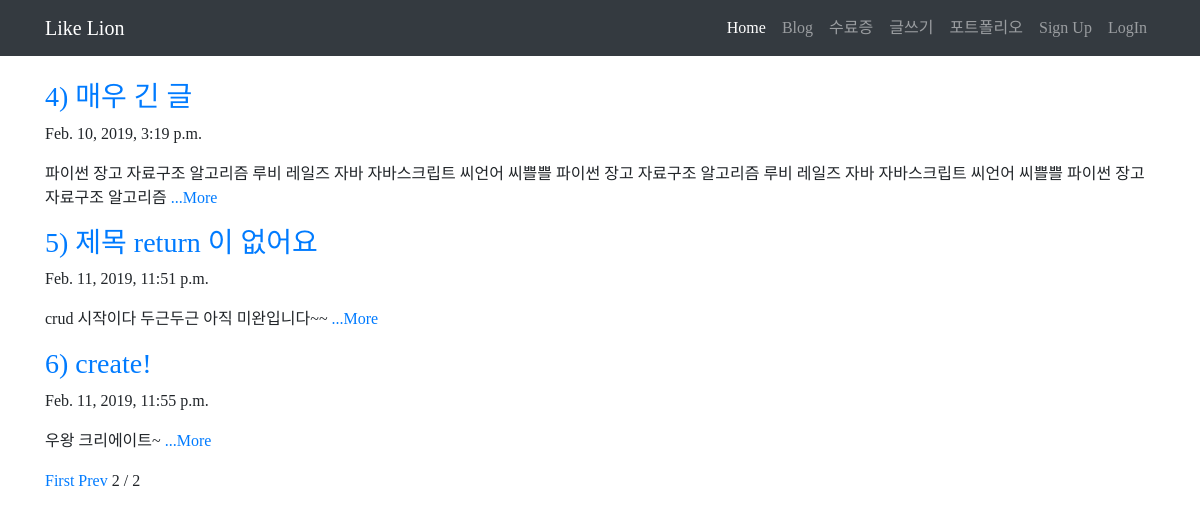
Page /?page=3 on the earlier database version.
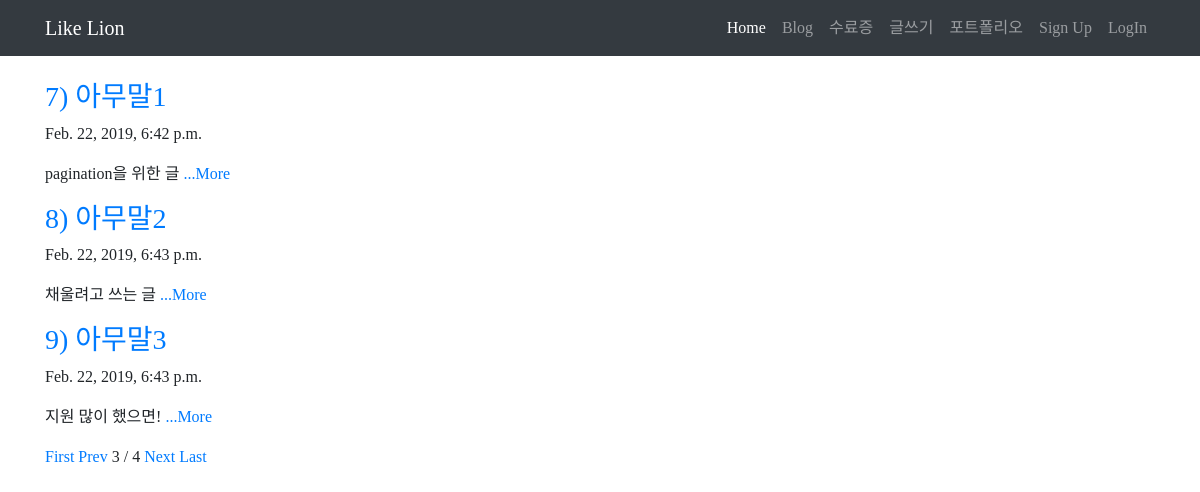
Same page on the later database version.
### blog/models.py (models this page shows, shortened)
class Blog(models.Model):
    title=models.CharField(max_length=200)
    pub_date = models.DateTimeField('date published')
    body = models.TextField()
    def summary(self):
        return self.body[:100]

### blog/views.py (the view)
# urls.py: path('',blog.views.home, name='home'),
def home(request):
    blogs=Blog.objects
    blog_list = Blog.objects.all()
    paginator = Paginator(blog_list, 3)
    page = request.GET.get('page')
    posts=paginator.get_page(page)
    return render(request, 'home.html', {'blogs':blogs, 'posts':posts})

### blog/templates/home.html
{% extends 'base.html' %}
{% block contents %}
<body>
    <br>
          {% for blog in posts %}
            <div class="container">
                <a href="{% url 'detail' blog.id %}">
                <h3>{{blog.id}}) {{blog.title}}</h3>
                </a>
                <p>{{blog.pub_date}}</p>
                <p>{{blog.summary}}
                    <a href="{% url 'detail' blog.id %}">...More</a>
                </p>
            </div>
        {% endfor %}
        <div class="container">
        {% if posts.has_previous %}
        <a href="?page=1">First</a>
        <a href="?page={{poes.previous_page_number}}">Prev</a>
        {% endif %}
        <span>{{posts.number}}</span>
        <span> / </span>
        <span>{{posts.paginator.num_pages}}</span>
        {% if posts.has_next %}
        <a href="?page={{posts.next_page_number}}">Next</a>
        <a href="?page={{posts.paginator.num_pages}}">Last</a>
        {% endif %}
        </div>
    </body>
{% endblock %}

Differences in the rows shown:
no longer on this page (row unchanged): Blog: id "4", title "매우 긴 글", pub_date "Feb. 10, 2019, 3:19 p.m.", summary "파이썬 장고 자료구조 알고리즘 루비 레일즈 자바 자바스크립트 씨언어 씨쁠쁠 파이썬 장고 자료구조 알고리즘 루비 레일즈 자바 자바스크립트 씨언어 씨쁠쁠 파이썬 장고 자료구조 알고리즘"
no longer on this page (row unchanged): Blog: id "5", title "제목 return 이 없어요", pub_date "Feb. 11, 2019, 11:51 p.m.", summary "crud 시작이다 두근두근 아직 미완입니다~~"
no longer on this page (row unchanged): Blog: id "6", title "create!", pub_date "Feb. 11, 2019, 11:55 p.m.", summary "우왕 크리에이트~"
added Blog: id "7", title "아무말1", pub_date "Feb. 22, 2019, 6:42 p.m.", summary "pagination을 위한 글"
added Blog: id "8", title "아무말2", pub_date "Feb. 22, 2019, 6:43 p.m.", summary "채울려고 쓰는 글"
added Blog: id "9", title "아무말3", pub_date "Feb. 22, 2019, 6:43 p.m.", summary "지원 많이 했으면!"
Other differences:
{{ posts.number }}: "2" → "3"
{{ posts.paginator.num_pages }}: "2" → "4"
text now shown: "Next Last"
